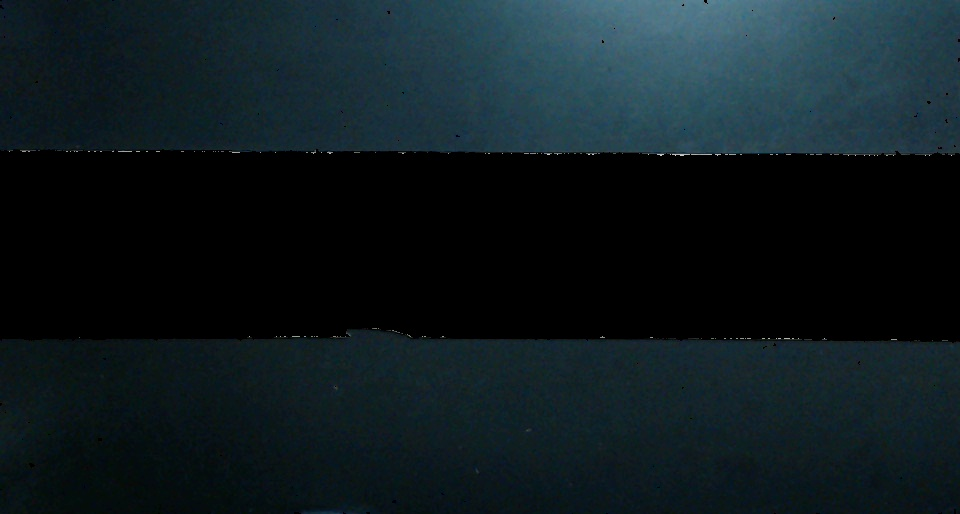
#> input picture src/res.jpg, 960 x 514 px
$ python -i Background.py   (imports and definitions only)   (older library calls are emulated)
#> lines starting #> are read from the running program, lines starting #| are printed output that depends on the picture; after the words box and inside, x2 and y2 are one past the last pixel; in counts of white or black regions, pixels touching at a corner belong together
#> further down, picture is the input picture: shape (514, 960, 3); mean B, G, R 31.2, 26.7, 14.8
import numpy as np
import cv2
import cv2.cv as cv
from time import clock
import sys

from mpl_toolkits.mplot3d import axes3d
import matplotlib.pyplot as plt
import pprint
import math

#for feature tracking
from common import getsize, draw_keypoints
from plane_tracker import PlaneTracker

def Background_Sampler(img_background):
    hsv_map = np.zeros((180, 256, 3), np.uint8)
    h, s = np.indices(hsv_map.shape[:2])
    hsv_map[:,:,0] = h
    hsv_map[:,:,1] = s
    hsv_map[:,:,2] = 255
    hsv_map = cv2.cvtColor(hsv_map, cv2.COLOR_HSV2BGR)
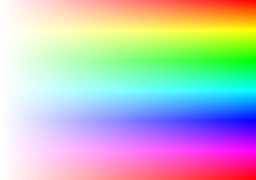
#> hsv_map: shape (180, 256, 3); mean B, G, R 190.8, 190.8, 190.9
    cv2.imshow('hsv_map', hsv_map)

    cv2.namedWindow('hist', 0)
    small = cv2.pyrDown(img_background)

    hsv = cv2.cvtColor(small, cv2.COLOR_BGR2HSV)
#> hsv: shape (257, 480, 3); mean H, S, V 63.9, 92.5, 31.4
    dark = hsv[...,2] < 32
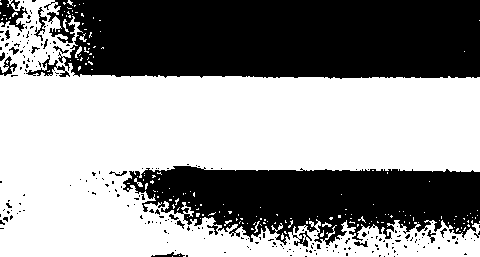
#> dark: shape (257, 480) bool; 57.1% white; 235 black regions (216 under 20 px), largest, box (x1, y1, x2, y2) and area: (44, 0, 480, 79) 31679, (123, 166, 480, 247) 18898, (0, 0, 28, 32) 447
    hsv[dark] = 0
#> hsv: shape (257, 480, 3); mean H, S, V 42.2, 57.9, 26.1
    h = cv2.calcHist( [hsv], [0, 1], None, [180, 256], [0, 180, 0, 256] )
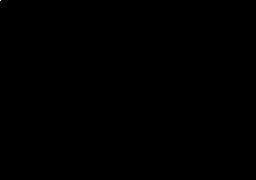
#> h: shape (180, 256) float32; min 0, max 70494, mean 2.7; drawn with min black and max white

    """
    #plot this histogram
    fig = plt.figure()
    ax = fig.add_subplot(111, projection='3d')
    X = h[:,0]
    Y = h[:,1]
    Z = h[:,2]
    ax.plot_wireframe(X, Y, Z, rstride=180, cstride=256)

    plt.show()
    """
    #hist scale from 10 to 32
    hist_scale = 10
    #np.clip(a, a_min, a_max) - clipping off histogram bin ?!
    h = np.clip(h*0.005*hist_scale, 0, 1)
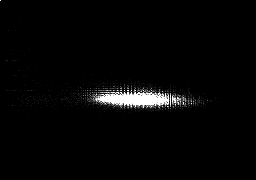
#> h: shape (180, 256) float32; min 0, max 1, mean 0.0235

    #pprint.pprint(stuff, width=60)
    #pprint.pprint(stuff, depth=3)
    #pp = pprint.PrettyPrinter(indent=4)
    #pp.pprint(stuff)
    #In other words, if "data" is the matrix then:
    #data[:, 0] # values of X-axis
    #data[:, 1] # values of Y-axis
    #data[:, 2] # values of each Z-axis bar


    vis = hsv_map*h[:,:,np.newaxis] / 255.0
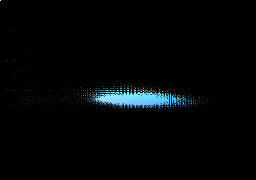
#> vis: shape (180, 256, 3) float32; mean B, G, R 0.0234, 0.0198, 0.0109


    cv2.imshow('hist', vis)


# [224 lines left out: functions Background_Trim, Background_Sample, Background_Opening, Background_remove, Background_histDetect, Background_k_mean and 3 more, not called in this run]


>>> import cv2
>>> picture = cv2.imread('res.jpg')
>>> result = Background_Sampler(picture)

$ run again, on src/Testimage.png
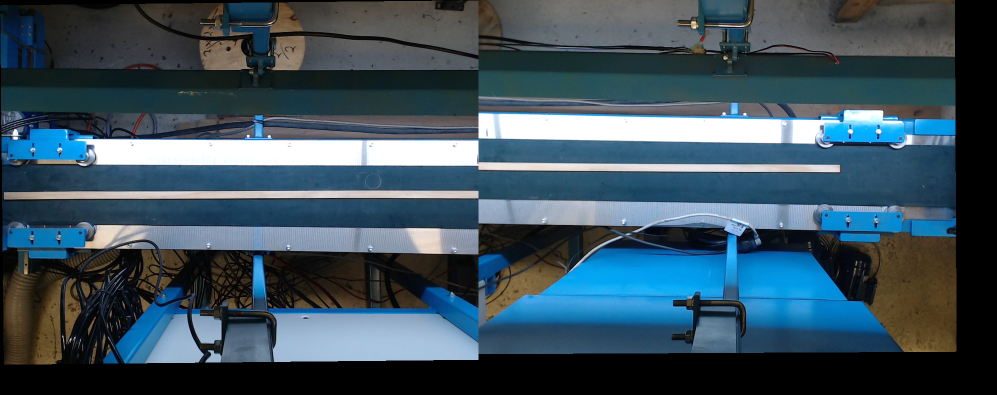
#> input picture src/Testimage.png, 1994 x 790 px (shown at 1/2 size)
#> picture is the input picture: shape (790, 1994, 3); mean B, G, R 92.8, 80.3, 59.6
#> in Background_Sampler, `dark = hsv[...,2] < 32`:
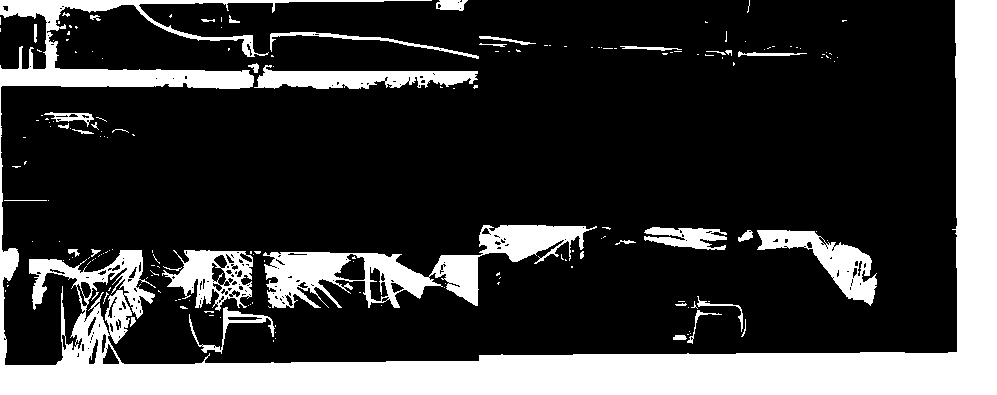
#> dark: shape (395, 997) bool; 22.8% white; 188 white regions (150 under 20 px), largest, box (x1, y1, x2, y2) and area: (0, 0, 997, 395) 66020, (263, 225, 597, 308) 9305, (757, 230, 877, 306) 3195
#> in Background_Sampler, `vis = hsv_map*h[:,:,np.newaxis] / 255.0`:
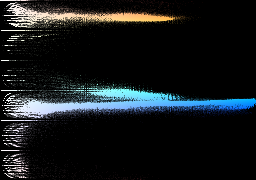
#> vis: shape (180, 256, 3) float32; mean B, G, R 0.111, 0.103, 0.087
